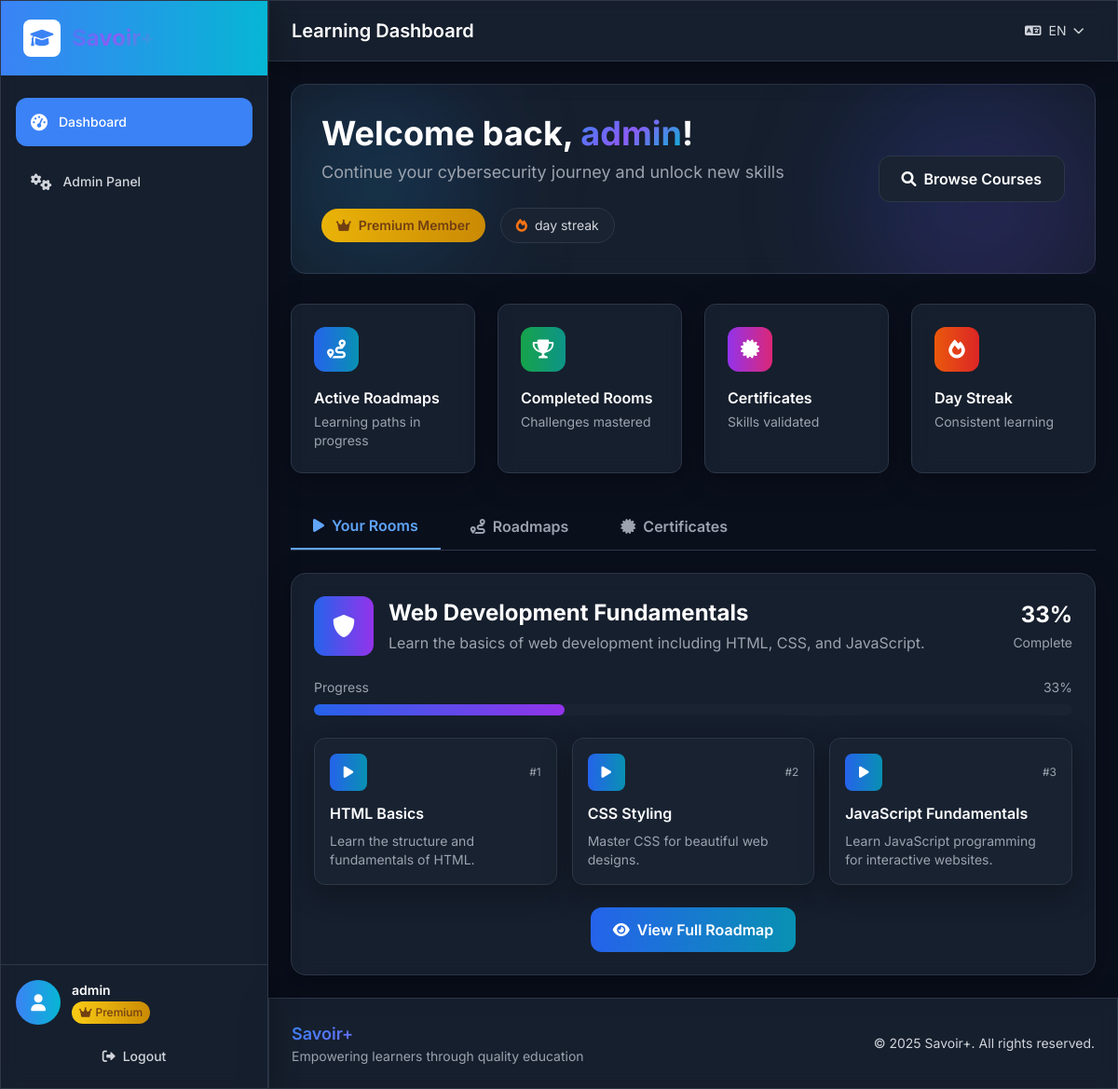
The app's page /dashboard/ (signed in), older data.
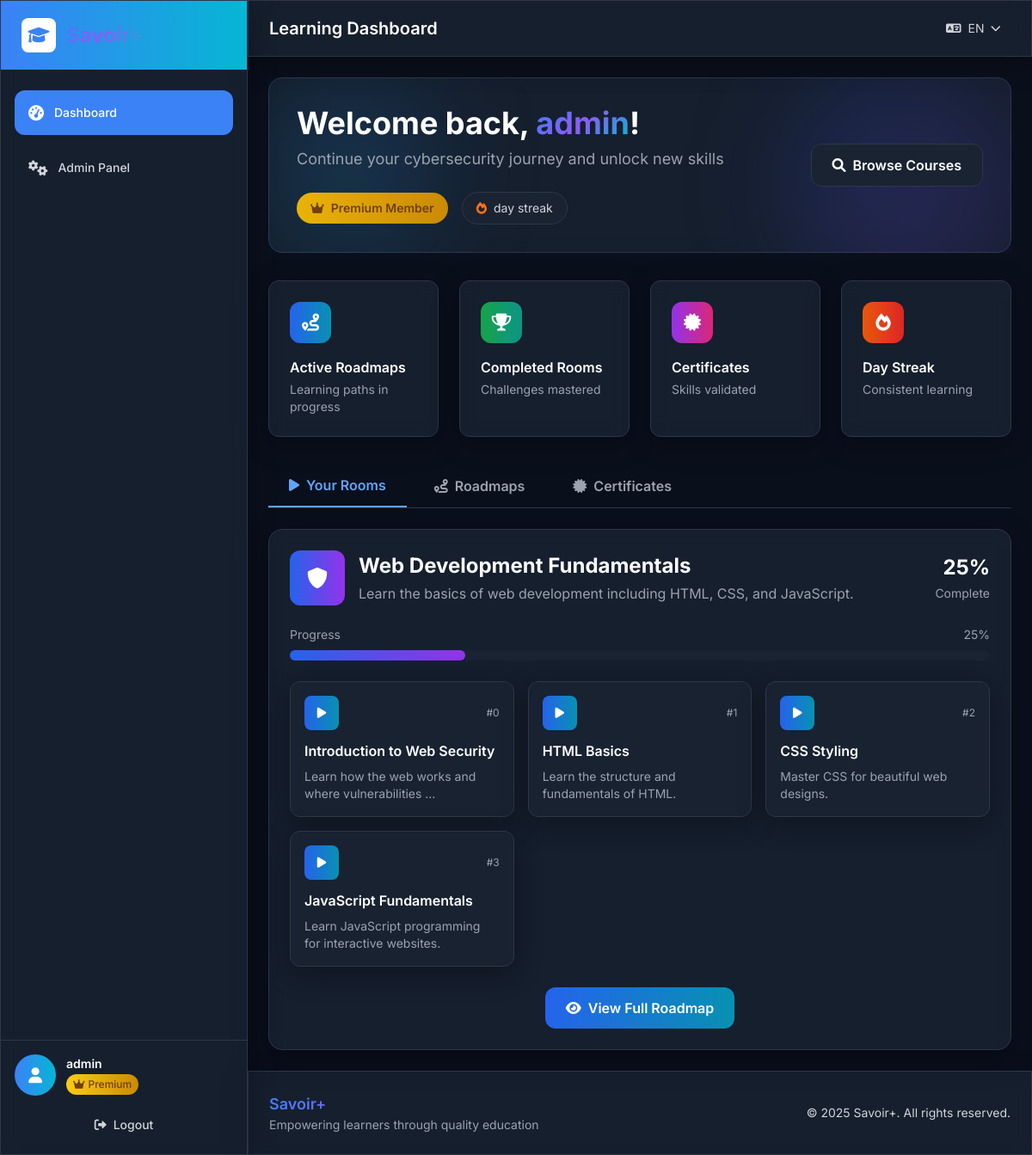
The same page, newer data.
### lms/models.py (models this page shows, shortened)
class Enrollment(models.Model):
    user = models.ForeignKey(User, on_delete=models.CASCADE, verbose_name=_('User'))
    roadmap = models.ForeignKey(Roadmap, on_delete=models.CASCADE, verbose_name=_('Roadmap'))
    enrolled_at = models.DateTimeField(auto_now_add=True, verbose_name=_('Enrolled At'))
    is_active = models.BooleanField(default=True, verbose_name=_('Is Active'))
    class Meta:
        verbose_name = _('Enrollment')
        verbose_name_plural = _('Enrollments')
        unique_together = ['user', 'roadmap']

class Roadmap(models.Model):
    title = models.CharField(max_length=200, verbose_name=_('Title'))
    title_fr = models.CharField(max_length=200, blank=True, verbose_name=_('Title (French)'))
    description = models.TextField(verbose_name=_('Description'))
    description_fr = models.TextField(blank=True, verbose_name=_('Description (French)'))
    is_active = models.BooleanField(default=True, verbose_name=_('Is Active'))
    created_at = models.DateTimeField(auto_now_add=True)
    class Meta:
        verbose_name = _('Roadmap')
        verbose_name_plural = _('Roadmaps')

class Room(models.Model):
    title = models.CharField(max_length=200, verbose_name=_('Title'))
    title_fr = models.CharField(max_length=200, blank=True, verbose_name=_('Title (French)'))
    description = models.TextField(verbose_name=_('Description'))
    description_fr = models.TextField(blank=True, verbose_name=_('Description (French)'))
    roadmap = models.ForeignKey(Roadmap, on_delete=models.CASCADE, related_name='rooms', verbose_name=_('Roadmap'))
    prerequisite_room = models.ForeignKey('self', on_delete=models.SET_NULL, blank=True, null=True, verbose_name=_('Prerequisite Room'))
    order = models.PositiveIntegerField(default=0, verbose_name=_('Order'))
    is_active = models.BooleanField(default=True, verbose_name=_('Is Active'))
    created_at = models.DateTimeField(auto_now_add=True)
    class Meta:
        verbose_name = _('Room')
        verbose_name_plural = _('Rooms')
        ordering = ['roadmap', 'order']
    def is_accessible_by_user(self, user):
        if not self.prerequisite_room:
            return True
        return RoomCompletion.objects.filter(
            user=user,
            room=self.prerequisite_room,
            is_completed=True
        ).exists()

### lms/views.py (the view, shortened to what this page needs)
# urls.py: path('dashboard/', views.dashboard, name='dashboard'),
@login_required
def dashboard(request):
    enrolled_roadmaps = Enrollment.objects.filter(
        user=request.user, is_active=True
    ).select_related('roadmap').prefetch_related('roadmap__rooms')
    roadmaps = [enrollment.roadmap for enrollment in enrolled_roadmaps]
    completed_rooms = RoomCompletion.objects.filter(
        user=request.user, is_completed=True
    ).values_list('room_id', flat=True)
    certificates = Certificate.objects.filter(user=request.user, is_valid=True)
    enrolled_rooms = Room.objects.filter(
        roadmap__in=roadmaps, is_active=True
    )
    total_rooms = enrolled_rooms.count()
    completed_count = len([room_id for room_id in completed_rooms if room_id in enrolled_rooms.values_list('id', flat=True)])
    overall_progress = (completed_count / total_rooms * 100) if total_rooms > 0 else 0
    recent_completions = SectionCompletion.objects.filter(
        user=request.user, is_completed=True
    ).select_related('section').order_by('-completed_at')[:5]
    enrollments_with_progress = []
    for enrollment in enrolled_roadmaps:
        roadmap = enrollment.roadmap
        roadmap_rooms = roadmap.rooms.filter(is_active=True)
        total_roadmap_rooms = roadmap_rooms.count()
        completed_roadmap_rooms = len([room_id for room_id in completed_rooms if room_id in roadmap_rooms.values_list('id', flat=True)])
        progress_percentage = (completed_roadmap_rooms / total_roadmap_rooms * 100) if total_roadmap_rooms > 0 else 0
        enrollment.progress_percentage = round(progress_percentage)
        enrollments_with_progress.append(enrollment)
    roadmap_data = []
    for roadmap in roadmaps:
        rooms = roadmap.rooms.filter(is_active=True).order_by('order')
        rooms_data = []
        roadmap_completed = 0
        for room in rooms:
            is_accessible = room.is_accessible_by_user(request.user)
            is_completed = room.id in completed_rooms
            if is_completed:
                roadmap_completed += 1
            sections = room.sections.filter(is_active=True)
            completed_sections = SectionCompletion.objects.filter(
                user=request.user, section__in=sections, is_completed=True
            ).count()
            sections_progress = (completed_sections / sections.count() * 100) if sections.count() > 0 else 0
            rooms_data.append({
                'room': room,
                'is_accessible': is_accessible,
                'is_completed': is_completed,
                'sections_progress': sections_progress,
                'sections_total': sections.count(),
                'sections_completed': completed_sections,
            })
        roadmap_progress = (roadmap_completed / rooms.count() * 100) if rooms.count() > 0 else 0
        roadmap.user_progress = roadmap_progress
        stroke_dashoffset = 175.93 - (roadmap_progress / 100 * 175.93)
        roadmap_data.append({
            'roadmap': roadmap,
            'rooms': rooms_data,
            'progress': roadmap_progress,
            'completed_rooms': roadmap_completed,
            'total_rooms': rooms.count(),
            'stroke_dashoffset': stroke_dashoffset,
        })
    context = {
        'enrolled_roadmaps': enrollments_with_progress,  # Pass enrollments with progress
        'roadmaps': roadmap_data,
        'roadmap_data': roadmap_data,
        'user': request.user,
        'certificates': certificates,
        'certificates_count': certificates.count(),
        'overall_progress': overall_progress,
        'completed_rooms': completed_count,
        'total_completed_rooms': completed_count,
        'total_rooms': total_rooms,
        'recent_completions': recent_completions,
    }
    return render(request, 'lms/dashboard.html', context)

### lms/models.py (called while the page is built)
    def save(self, *args, **kwargs):
        if not self.trial_start_date:
            from django.utils import timezone
            self.trial_start_date = timezone.now()
        if not self.trial_end_date and self.trial_start_date:
            self.trial_end_date = self.trial_start_date + timedelta(days=15)
        super().save(*args, **kwargs)

### templates/lms/dashboard.html (shortened to what the changed rows need)
{% extends 'base.html' %}
{% load i18n %}
{% load lms_tags %}
{% block page_title %}{% trans "Learning Dashboard" %}{% endblock %}
{% block content %}
<div class="dashboard-container">
<div class="dashboard-content">
    <div class="relative overflow-hidden">
        <div class="glass rounded-2xl p-8 border border-dark-border relative">
            <div class="relative z-10">
                <div class="flex flex-col lg:flex-row items-start lg:items-center justify-between">
                    <div class="flex-1 mb-6 lg:mb-0">
                        <h1 class="text-3xl md:text-4xl font-bold text-white mb-2">
                            {% trans "Welcome back" %},
                            <span class="gradient-text">{{ user.first_name|default:user.username }}</span>!
                        </h1>
                    </div>
                </div>
            </div>
        </div>
    </div>
    <div class="space-y-6">
        <div id="content-enrolled" class="tab-content">
            {% if enrolled_roadmaps %}
                <div class="space-y-8">
                    {% for enrollment in enrolled_roadmaps %}
                    <div class="glass rounded-2xl p-6 border border-dark-border">
                        <div class="flex items-center justify-between mb-6">
                            <div class="flex items-center">
                                <div class="w-16 h-16 bg-gradient-to-r from-blue-600 to-purple-600 rounded-xl flex items-center justify-center mr-4">
                                    <i class="fas fa-shield-alt text-white text-2xl"></i>
                                </div>
                                <div>
                                    <h3 class="text-2xl font-bold text-white mb-1">{{ enrollment.roadmap.title }}</h3>
                                    <p class="text-gray-400">{{ enrollment.roadmap.description|truncatewords:15 }}</p>
                                </div>
                            </div>
                            <div class="text-right">
                                <div class="text-2xl font-bold text-white mb-1">{{ enrollment.progress_percentage }}%</div>
                                <div class="text-sm text-gray-400">{% trans "Complete" %}</div>
                            </div>
                        </div>
                        <div class="mb-6">
                            <div class="flex justify-between text-sm text-gray-400 mb-2">
                                <span>{% trans "Progress" %}</span>
                                <span>{{ enrollment.progress_percentage }}%</span>
                            </div>
                            <div class="w-full bg-dark-card rounded-full h-3">
                                <div class="bg-gradient-to-r from-blue-600 to-purple-600 h-3 rounded-full transition-all duration-500" style="width: {{ enrollment.progress_percentage }}%"></div>
                            </div>
                        </div>
                        <div class="grid grid-cols-1 md:grid-cols-2 lg:grid-cols-3 gap-4">
                            {% for room in enrollment.roadmap.rooms.all|slice:":6" %}
                            <div class="group relative">
                                <a href="{% url 'room_detail' room.id %}" class="block glass rounded-xl p-4 border border-dark-border hover:border-blue-500/50 transition-all duration-300">
                                    <div class="flex items-center justify-between mb-3">
                                        <div class="w-10 h-10 bg-gradient-to-r from-blue-600 to-cyan-600 rounded-lg flex items-center justify-center">
                                            <i class="fas fa-play text-white text-sm"></i>
                                        </div>
                                        <span class="text-xs text-gray-400">#{{ room.order }}</span>
                                    </div>
                                    <h4 class="text-white font-semibold mb-2 group-hover:text-blue-400 transition-colors">{{ room.title|truncatechars:30 }}</h4>
                                    <p class="text-gray-400 text-sm">{{ room.description|truncatewords:8 }}</p>
                                </a>
                            </div>
                            {% endfor %}
                        </div>
                        <div class="mt-6 text-center">
                            {% if enrollment.roadmap and enrollment.roadmap.id %}
                            <a href="{% url 'roadmap_detail' enrollment.roadmap.id %}" class="inline-flex items-center px-6 py-3 bg-gradient-to-r from-blue-600 to-cyan-600 hover:from-blue-700 hover:to-cyan-700 text-white font-semibold rounded-xl transition-all duration-300 transform hover:scale-105">
                                <i class="fas fa-eye mr-2"></i>{% trans "View Full Roadmap" %}
                            </a>
                            {% endif %}
                        </div>
                        </div>
                    </div>
                    {% endfor %}
                </div>
            {% endif %}
        </div>
    </div>
</div>
{% endblock %}

Row changes from the older to the newer data that the page shows:
computed for Enrollment "Web Development Fundamentals": progress_percentage "33" → "25"; {{ enrollment.progress_percentage }} 33 → 25 (drawn)
added Room: order "0", title "Introduction to Web Security", description "Learn how the web works and where vulnerabilities …"
